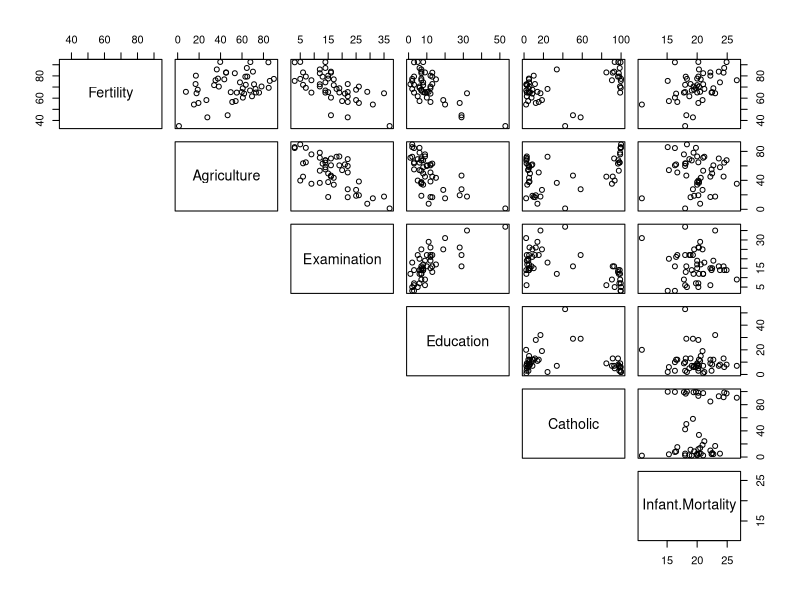
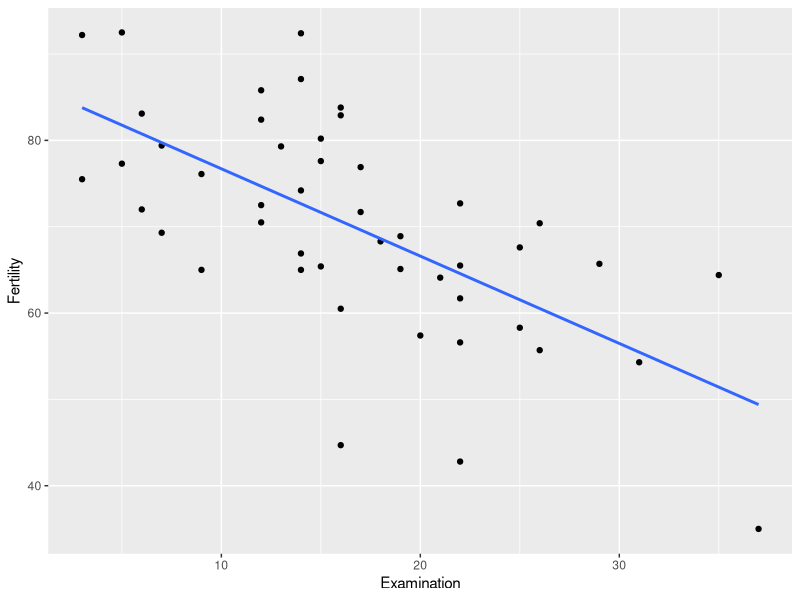
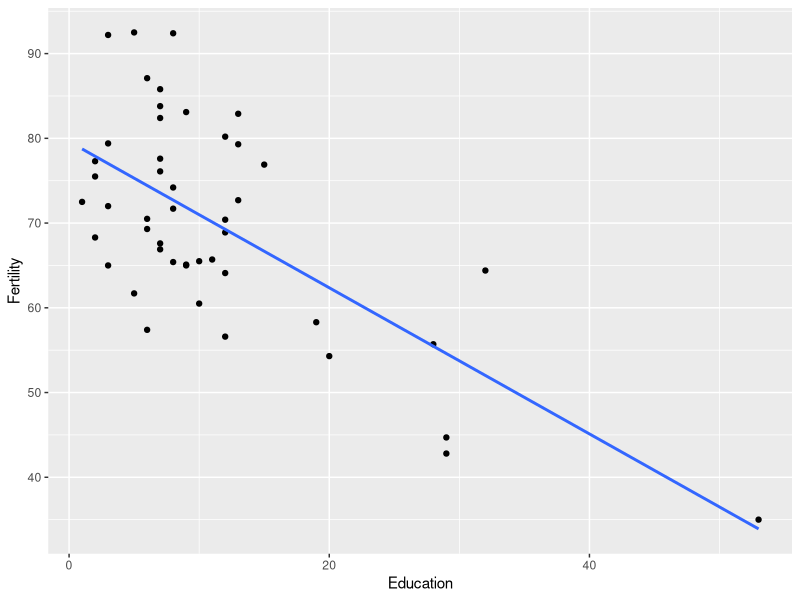

The R source for these figures, in order:
## ---- chunk 1
knitr::opts_chunk$set(echo = TRUE)
rm(list = ls())
library(tidyverse)
library(datasets)
## ---- chunk 2
?swiss
head(swiss,5)
## ---- chunk 3
pairs(swiss, lower.panel = NULL)

cor(swiss)
## ---- chunk 4
result <- lm(Fertility ~ ., data = swiss)
summary(result)

ggplot(swiss, aes(x=Examination, y = Fertility)) +
  geom_point() +
  geom_smooth(method = "lm", se = FALSE) 

ggplot(swiss, aes(x=Education, y = Fertility)) +
  geom_point() +
  geom_smooth(method = "lm", se = FALSE)  
## ---- chunk 5
reduced <- lm(Fertility ~ Education + Catholic + Infant.Mortality, data = swiss)
anova(reduced, result)

nominator <- (2422 - 2105) / 2 
denominator <- 2105 / 41
f_statistic <- nominator / denominator
f_statistic
